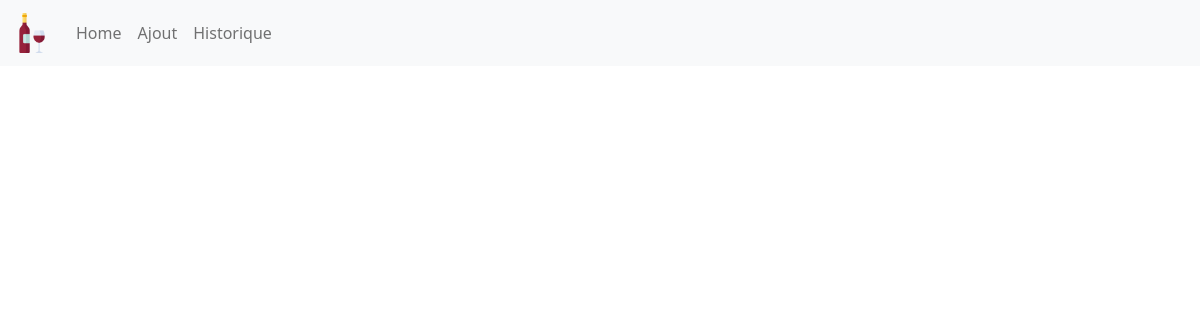
Before: / with the older database file.
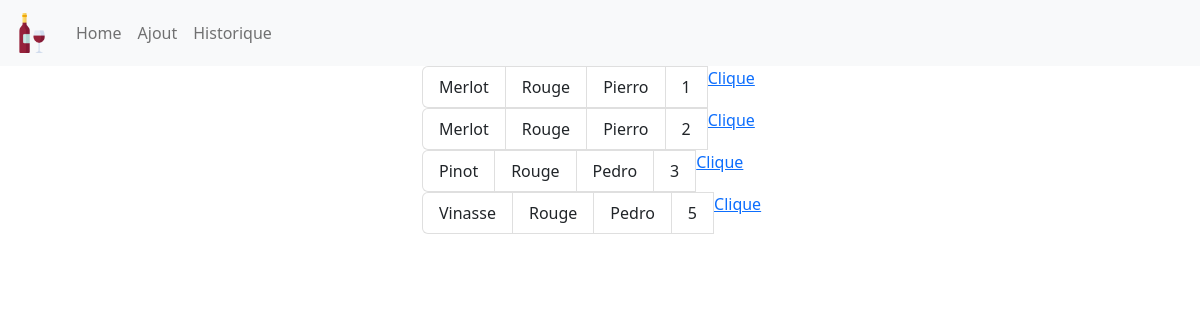
After: the same page with the newer database file.
### website/models.py (models this page shows)
class Bouteilles(db.Model):
    id = db.Column(db.Integer, primary_key=True)
    num_caisse = db.Column(db.Integer, unique=True)
    nombre = db.Column(db.Integer)
    nom_vin = db.Column(db.String(100))
    annee = db.Column(db.Integer)
    commentaire_vin = db.Column(db.String(1000))
    note_vin = db.Column(db.Integer)
    type_vin = db.Column(db.String(20))
    producteur_vin = db.Column(db.String(50))
    date = db.Column(db.DateTime(timezone=True), default = func.now())

### website/views.py (the view)
@views.route('/', methods=['POST', 'GET'])
def home():
    cave = db.session.query(Bouteilles).all()
    return render_template("home.html", cave=cave)

### website/templates/home.html
{% extends "base.html" %}
{% block content %}
<div class="container text-center">
    <div class="row">
        <div class="col"></div>
        <div class="col">
            {% for vin in cave %}
            <ul class="list-group list-group-horizontal">
                <li class="list-group-item">{{vin.nom_vin}}</li>
                <li class="list-group-item">{{vin.type_vin}}</li>
                <li class="list-group-item">{{vin.producteur_vin}}</li>
                <div class="list-group-item">{{vin.num_caisse}}</div>
                <a href="/single/{{vin.id}}">Clique</a>
            </ul>
            {% endfor %}
        </div>
        <div class="col">
        </div>
    </div>
</div>
{% endblock %}

### website/templates/base.html (shortened to what this page needs)
<!DOCTYPE html>
<html>
  <head>
    <link href="https://cdn.jsdelivr.net/npm/bootstrap@5.2.3/dist/css/bootstrap.min.css" rel="stylesheet">
  </head>
  <body>
    <nav class="navbar navbar-expand-lg bg-light">
      <div class="container-fluid">
        <a class="navbar-brand" href="/">
          <img src="../static/bouteille-de-vin.png" width="40" height="40" ></img>
        </a>
        <div class="collapse navbar-collapse" id="navbarNav">
          <ul class="navbar-nav">
            <li class="nav-item">
              <a class="nav-link" aria-current="page" href="/">Home</a>
            </li>
            <li class="nav-item">
              <a class="nav-link" href="/ajouter">Ajout</a>
            </li>
            <li class="nav-item">
              <a class="nav-link" href="#">Historique</a>
            </li>
          </ul>
        </div>
      </div>
    </nav>
    {% block content %} {% endblock %}
  </body>
</html>

Changed rows visible on the page:
added Bouteilles: nom_vin "Merlot", type_vin "Rouge", producteur_vin "Pierro", num_caisse "1"
added Bouteilles: nom_vin "Merlot", type_vin "Rouge", producteur_vin "Pierro", num_caisse "2"
added Bouteilles: nom_vin "Pinot", type_vin "Rouge", producteur_vin "Pedro", num_caisse "3"
added Bouteilles: nom_vin "Vinasse", type_vin "Rouge", producteur_vin "Pedro", num_caisse "5"
